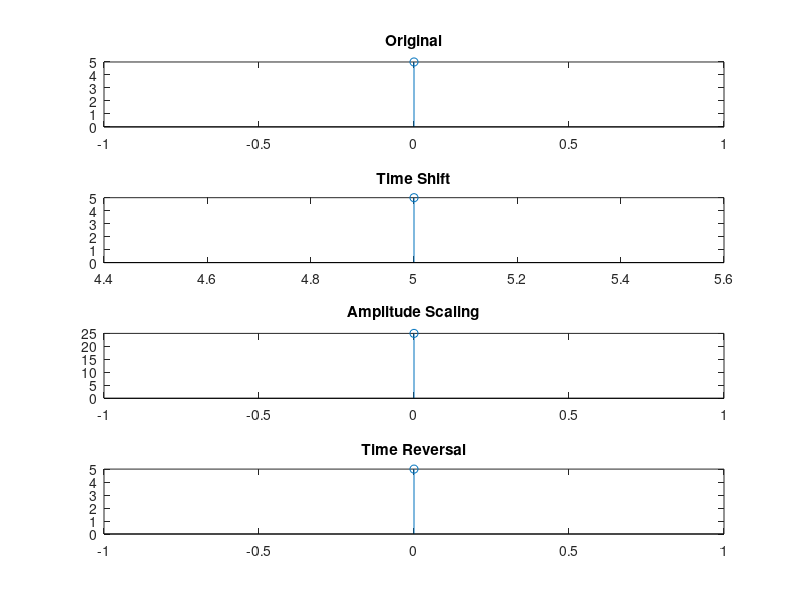

Here is the MATLAB script that generated this plot:
% Problem 2: Signal Operations
% Objective: Perform time shifting, amplitude scaling, and time reversal on a discrete signal.

clc; clear; close all;

x = input('Enter signal [1 2 3 4]: ');
k = input('Enter shifting amount: ');
a = input('Enter scaling factor: ');

n = 0:length(x)-1;

subplot(4,1,1); stem(n,x); title('Original');
subplot(4,1,2); stem(n+k,x); title('Time Shift');
subplot(4,1,3); stem(n,a*x); title('Amplitude Scaling');
subplot(4,1,4); stem(-fliplr(n),fliplr(x)); title('Time Reversal');
